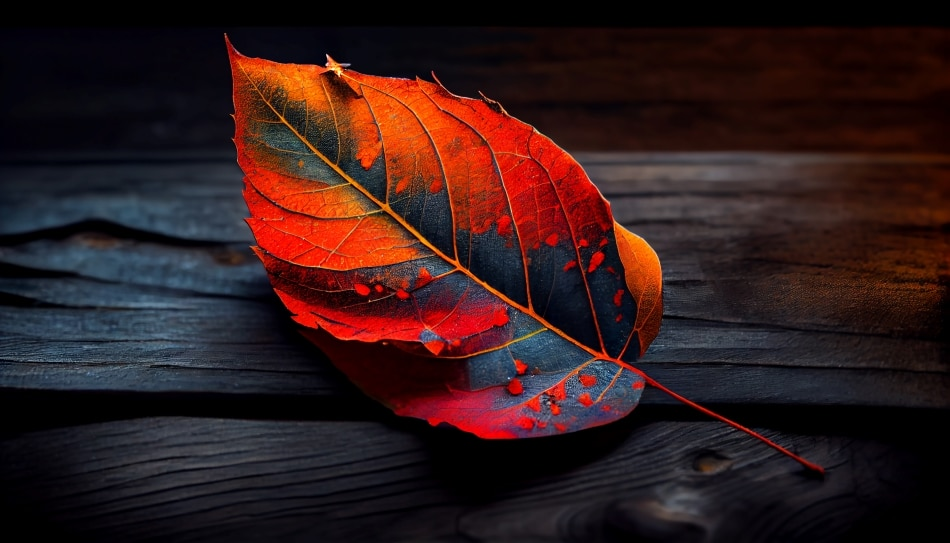
#> input picture Parcial 1/img1.jpg, 950 x 543 px, given in place of the camera
$ python practica12.py
#> lines starting #> are read from the running program, lines starting #| are printed output that depends on the picture; after the words box and inside, x2 and y2 are one past the last pixel; in counts of white or black regions, pixels touching at a corner belong together
import cv2
import numpy as np
camara = cv2.VideoCapture(0)
while (camara.isOpened()):
    f, frame = camara.read()
#> frame is the input picture: shape (543, 950, 3); mean B, G, R 26.9, 26.3, 49.9
    if f == True:
        frame = cv2.flip(frame, 1)
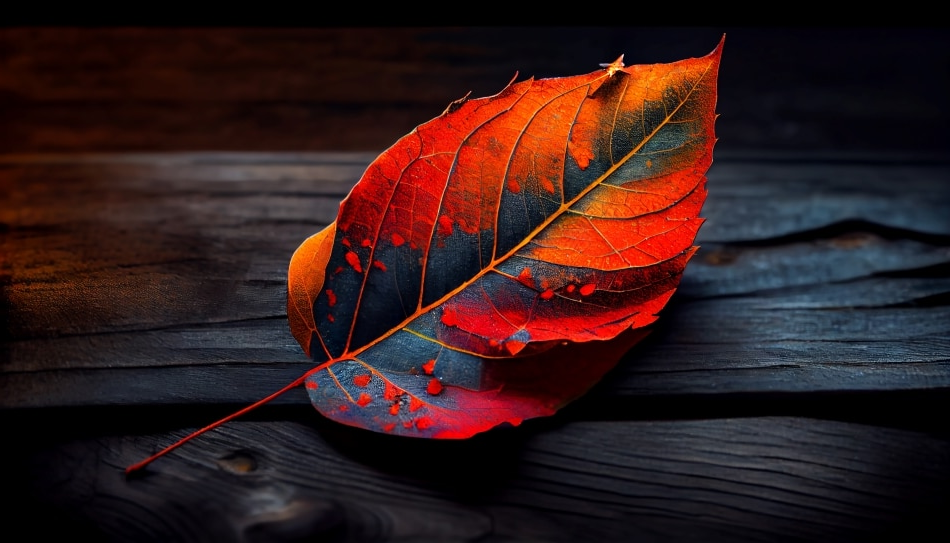
#> frame: shape (543, 950, 3); mean B, G, R 26.9, 26.3, 49.9
        hsv = cv2.cvtColor(frame, cv2.COLOR_BGR2HSV)
#> hsv: shape (543, 950, 3); mean H, S, V 75.2, 134.2, 56.1
        # rojo
        rojo1 = np.array([0, 60, 50])
        rojo2 = np.array([10, 255, 255])
        rojo3 = np.array([170, 60, 50])
        rojo4 = np.array([180, 255, 255])
        # negro
        negro1 = np.array([0, 0, 0])
        negro2 = np.array([180, 255, 50])
        mask1 = cv2.inRange(hsv, rojo1, rojo2)
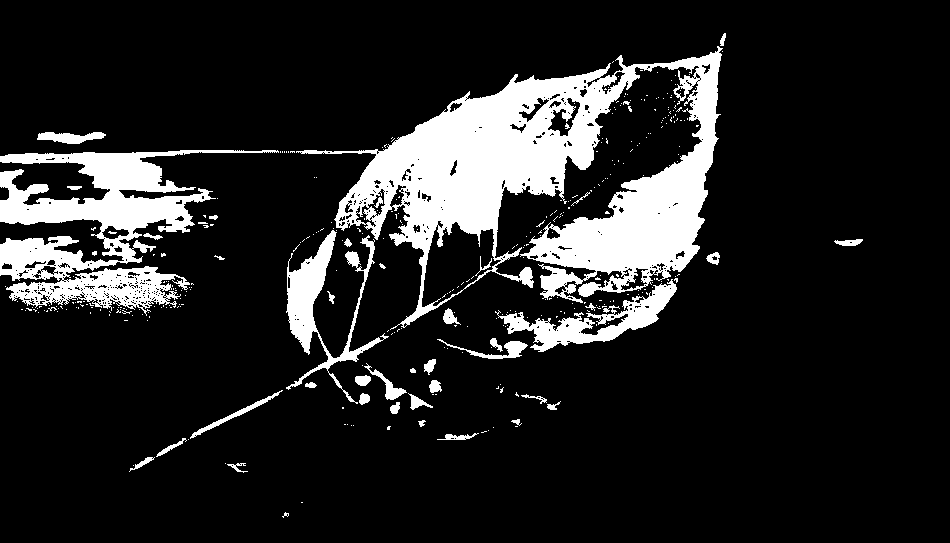
#> mask1: shape (543, 950); 14.3% white; 367 white regions (327 under 20 px), largest, box (x1, y1, x2, y2) and area: (296, 46, 723, 330) 43285, (0, 150, 279, 316) 17508, (286, 230, 389, 404) 4123
        mask2 = cv2.inRange(hsv, rojo3, rojo4)
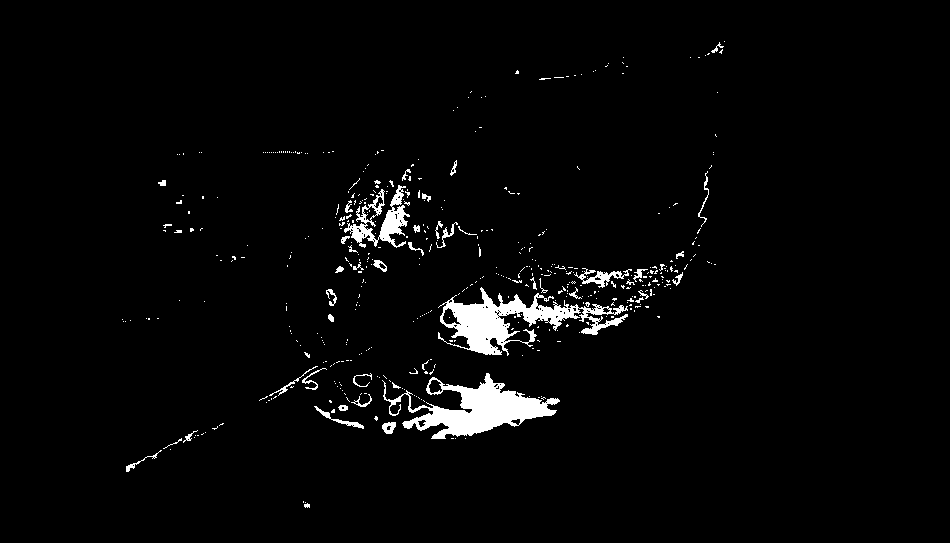
#> mask2: shape (543, 950); 2.8% white; 471 white regions (427 under 20 px), largest, box (x1, y1, x2, y2) and area: (382, 373, 560, 439) 4590, (438, 287, 628, 356) 4434, (344, 185, 410, 248) 1445
        mask3 = cv2.inRange(hsv, negro1, negro2)
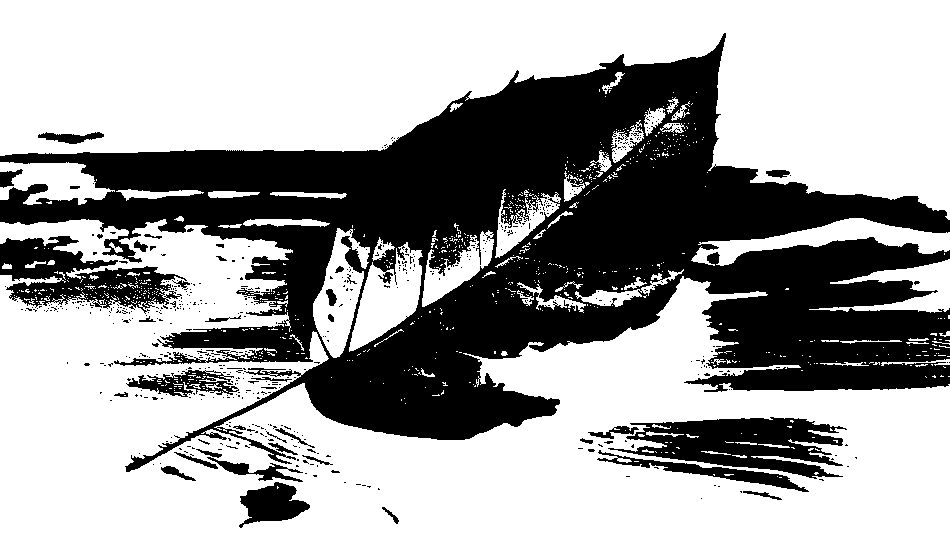
#> mask3: shape (543, 950); 63.2% white; 553 black regions (514 under 20 px), largest, box (x1, y1, x2, y2) and area: (0, 33, 950, 472) 164843, (608, 417, 847, 479) 7881, (0, 236, 187, 314) 6790
        mask = cv2.add(mask1, mask2)
#> mask: shape (543, 950); 17.1% white; 282 white regions (262 under 20 px), largest, box (x1, y1, x2, y2) and area: (0, 33, 726, 472) 79674, (353, 363, 561, 440) 5913, (37, 132, 106, 144) 521
        mask = cv2.add(mask, mask3)
#> mask: shape (543, 950); 80.1% white; 676 black regions (604 under 20 px), largest, box (x1, y1, x2, y2) and area: (683, 237, 950, 392) 29734, (140, 153, 376, 284) 14431, (305, 303, 482, 438) 10517
        kernel = np.ones((7,7),np.uint8)

        mask = cv2.morphologyEx(mask, cv2.MORPH_OPEN, kernel)
#> mask: shape (543, 950); 75.8% white; 114 black regions (91 under 20 px), largest, box (x1, y1, x2, y2) and area: (683, 237, 950, 392) 32452, (305, 64, 710, 438) 30004, (100, 153, 376, 400) 25919
        mask = cv2.morphologyEx(mask, cv2.MORPH_CLOSE, kernel)
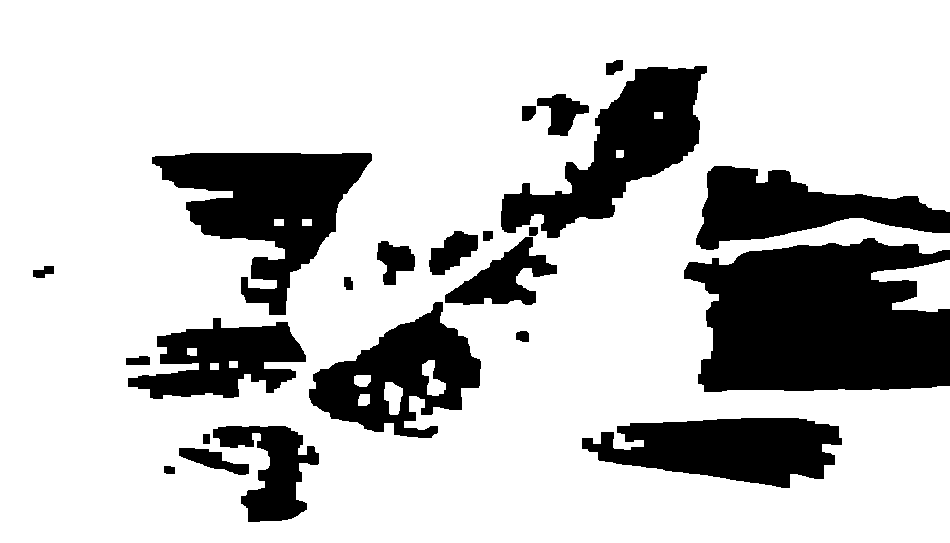
#> mask: shape (543, 950); 76.8% white; 23 black regions, largest, box (x1, y1, x2, y2) and area: (684, 238, 950, 392) 32243, (152, 153, 372, 315) 16553, (501, 66, 707, 238) 14080
        resultado = cv2.bitwise_and(frame, frame, mask=mask)
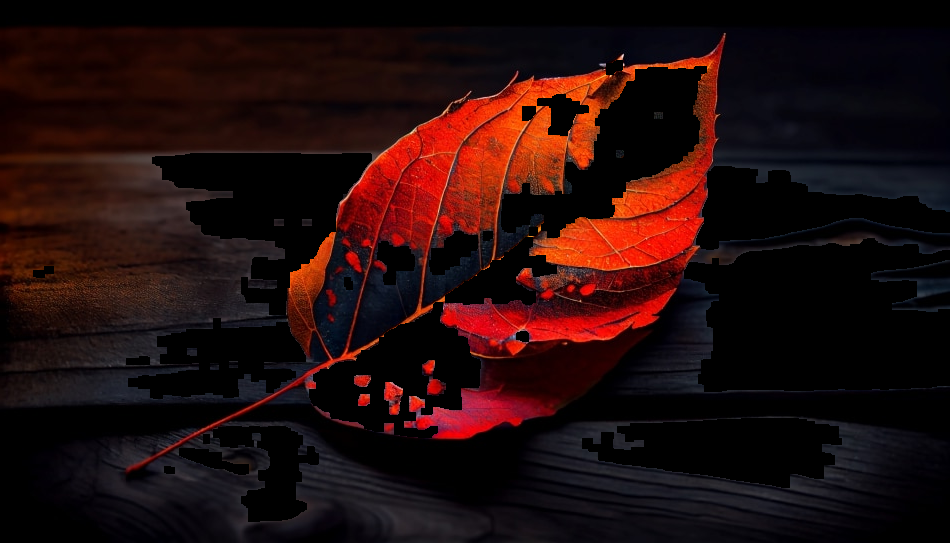
#> resultado: shape (543, 950, 3); mean B, G, R 11.5, 12.1, 34.6
        resultado[mask > 0] = (10, 155, 25)
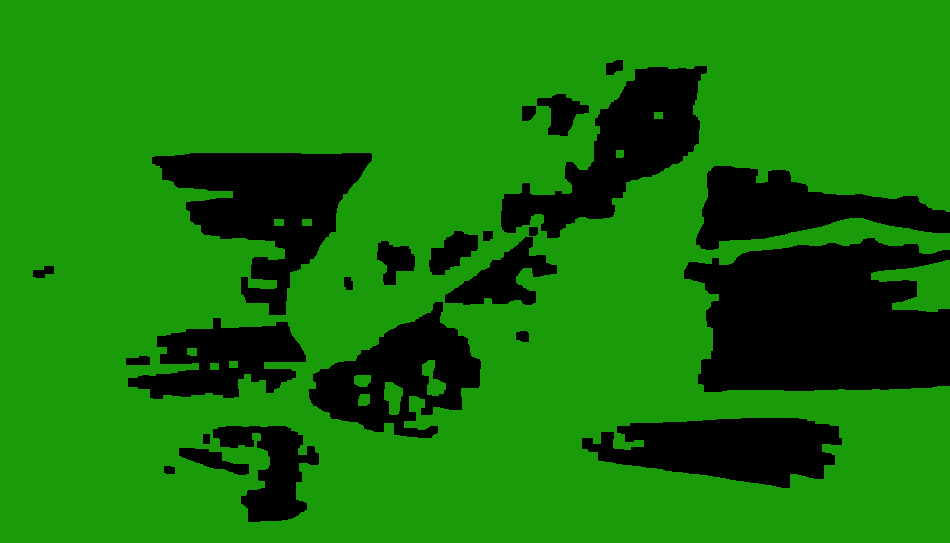
#> resultado: shape (543, 950, 3); mean B, G, R 7.7, 119, 19.2
        cv2.imshow('Resultado', resultado)
        cv2.imshow('Camara', frame)
    if cv2.waitKey(1) & 0xFF == ord('q'):
#> (key q is pressed here)
        break

camara.release()
cv2.destroyAllWindows()
